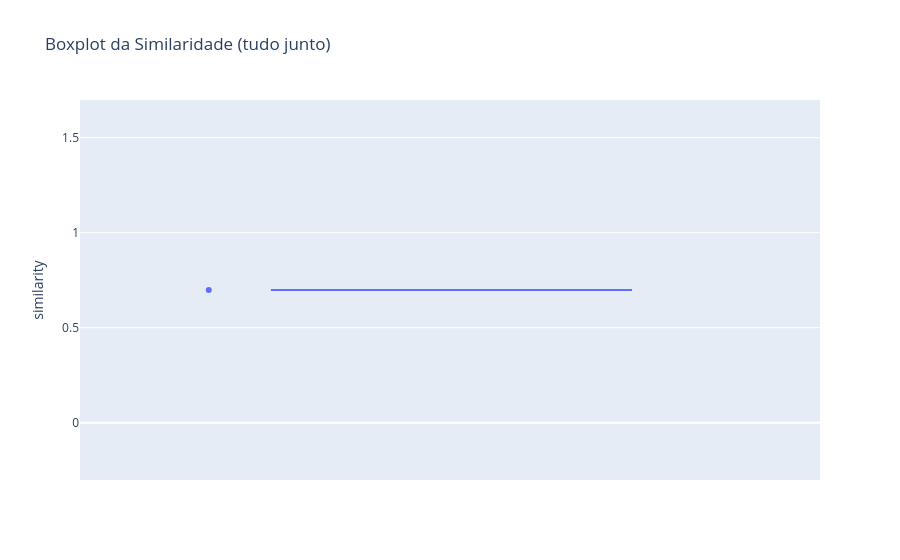

This figure's notebook cell:
### Code cell
import plotly.express as px

fig = px.box(
    temp, 
    y='similarity', 
    points="all", 
    title="Boxplot da Similaridade (tudo junto)"
)
fig.show()

### Figure 1 — Plotly figure (JSON) as saved in the notebook; plotly's stock layout.template omitted (floating-point values rounded to 4 significant figures)
{"data": [{"alignmentgroup": "True", "boxpoints": "all", "hovertemplate": "similarity=%{y}<extra></extra>", "legendgroup": "", "marker": {"color": "#636efa"}, "name": "", "notched": false, "offsetgroup": "", "orientation": "v", "showlegend": false, "type": "box", "x0": " ", "xaxis": "x", "y": [0.6984], "y0": " ", "yaxis": "y"}], "layout": {"boxmode": "group", "legend": {"tracegroupgap": 0}, "title": {"text": "Boxplot da Similaridade (tudo junto)"}, "xaxis": {"anchor": "y", "domain": [0, 1]}, "yaxis": {"anchor": "x", "domain": [0, 1], "title": {"text": "similarity"}}}}
